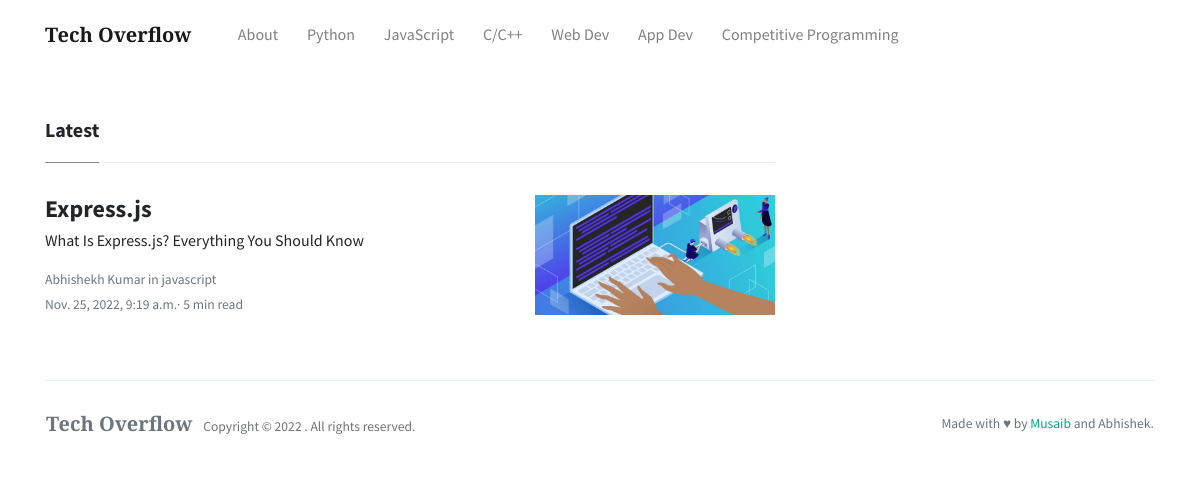
Screenshot of /javascript with the database file from the repository.
### home/models.py (models this page shows)
class Post(models.Model):
    title = models.CharField(max_length = 200)
    heading = models.CharField(max_length = 600)
    author = models.CharField(max_length = 500)
    time_stamp = models.DateTimeField(auto_now_add=True)
    category = models.CharField(choices = CATEGORY_CHOICES, default="general", max_length=150)
    description = models.TextField()
    img = models.ImageField(upload_to='media')
    def __str__(self):
        return self.title

### home/views.py (the view)
# urls.py: path('<str:category>', views.category, name = "category"),
def category(request, category):
    post = Post.objects.filter(category = category)
    print(post)
    context = {'post':post}
    return render(request, 'category.html', context)

### templates/category.html (shortened to what this page needs)
{% extends 'base.html' %}
{% block body %}
<div class="container mt-5 mb-5">
	<div class="row">
		<div class="col-md-8">
			<h5 class="font-weight-bold spanborder"><span>Latest</span></h5>
			{% for p in post %}
			<div class="mb-3 d-flex justify-content-between">
				<div class="pr-3">
					<h2 class="mb-1 h4 font-weight-bold">
					<a class="text-dark" href="/post/{{p.id}}">{{p.title}}</a>
					</h2>
					<p>
						 {{p.heading}}
					</p>
					<div class="card-text text-muted small">
						 {{p.author}} in {{p.category}}
					</div>
					<small class="text-muted">{{p.time_stamp}}· 5 min read</small>
				</div>
				<img height="120" src="/media/{{p.img}}">
			</div>
			{% endfor %}
		</div>
	</div>
</div>
{% endblock body %}

### rows the page displays
Post: title "Express.js", heading "What Is Express.js? Everything You Should Know", author "Abhishekh Kumar", category "javascript", time_stamp "Nov. 25, 2022, 9:19 a.m.", img (picture)
